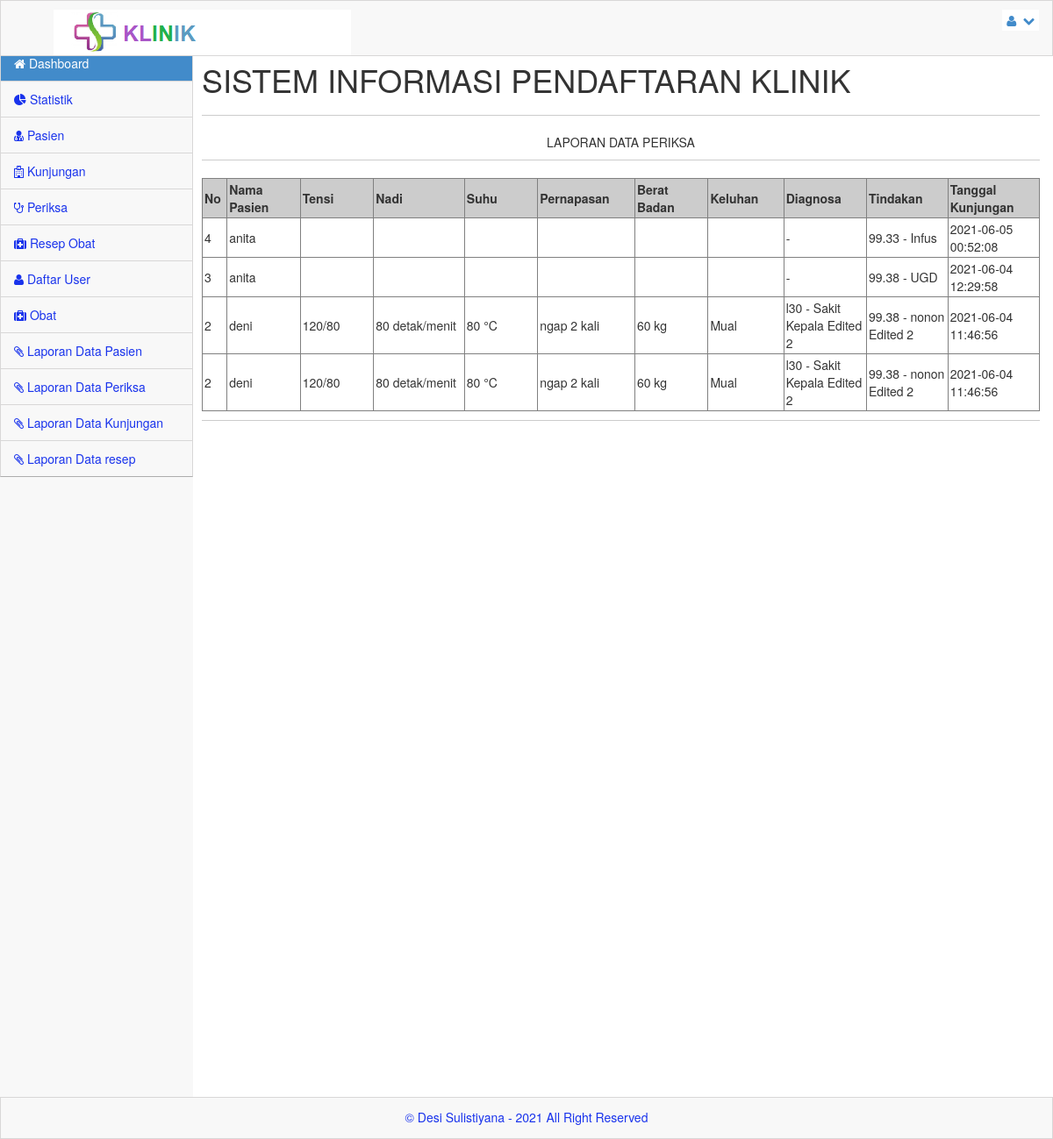
Page /admin/index.php?menu=laporanperiksa (signed in) on the earlier database version.
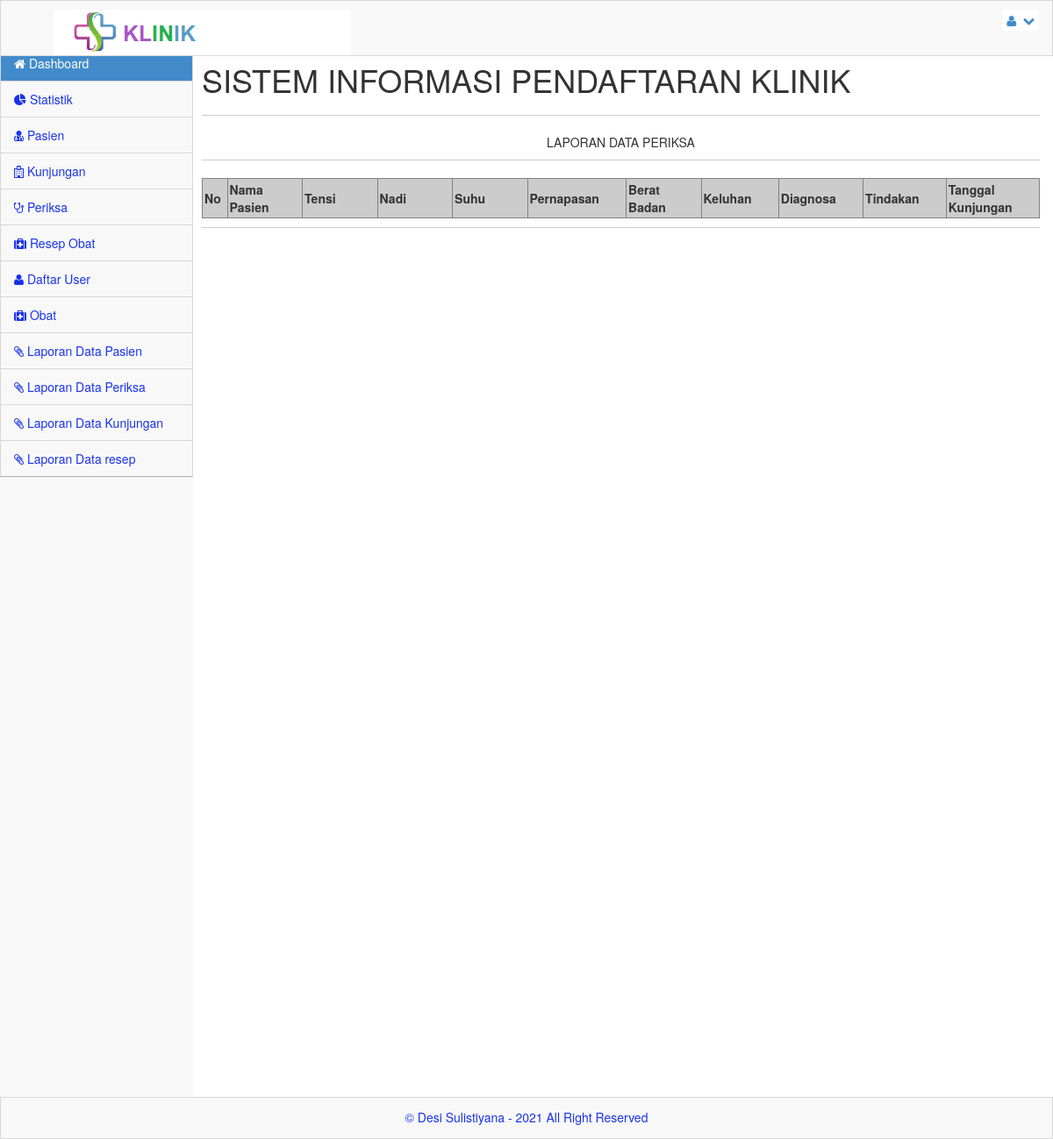
Same page on the later database version.
### tables this page shows
CREATE TABLE `periksa` (
  `id_periksa` int(10) NOT NULL,
  `no_kunjungan` int(10) NOT NULL,
  `tensi` varchar(20) DEFAULT NULL,
  `nadi` varchar(20) DEFAULT NULL,
  `suhu` varchar(20) DEFAULT NULL,
  `napas` varchar(20) DEFAULT NULL,
  `bb` varchar(20) DEFAULT NULL,
  `keluhan` text DEFAULT NULL,
  `kd_diagnosa` varchar(20) DEFAULT NULL,
  `kd_tindakan` varchar(10) DEFAULT NULL,
  `created_at` timestamp NULL DEFAULT current_timestamp(),
  `update_at` timestamp NULL DEFAULT current_timestamp(),
  `daleted_at` timestamp NULL DEFAULT NULL
);

CREATE TABLE `tindakan` (
  `kd_tindakan` int(11) NOT NULL,
  `id_periksa` int(10) DEFAULT NULL,
  `nm_tindakan` varchar(300) DEFAULT NULL,
  `ket` text DEFAULT NULL,
  `created_at` timestamp NULL DEFAULT current_timestamp(),
  `updated_at` timestamp NULL DEFAULT current_timestamp(),
  `deleted_at` timestamp NULL DEFAULT NULL
);

CREATE TABLE `pasien` (
  `no_rm` varchar(11) NOT NULL,
  `nm_pasien` varchar(300) NOT NULL,
  `j_kel` varchar(100) NOT NULL,
  `agama` varchar(100) NOT NULL,
  `alamat` varchar(300) NOT NULL,
  `tgl_lhr` date NOT NULL,
  `ktp` varchar(16) NOT NULL,
  `no_tlp` varchar(12) NOT NULL,
  `nm_kel` varchar(20) NOT NULL,
  `hub_kel` varchar(100) NOT NULL
);

CREATE TABLE `diagnosa` (
  `id_diag` int(11) NOT NULL,
  `kd_diag` varchar(30) DEFAULT NULL,
  `id_periksa` int(10) DEFAULT NULL,
  `nm_diag` varchar(300) DEFAULT NULL,
  `created_at` timestamp NULL DEFAULT current_timestamp(),
  `updated_at` timestamp NULL DEFAULT current_timestamp(),
  `deleted_at` timestamp NULL DEFAULT NULL
);

### admin/laporanperiksa.php (the view, shortened to what this page needs)
<html>
<body onLoad="window.print();" >
	<?php
	$row = 20;
	$hal = isset($_GET['hal']) ? $_GET['hal'] : 0;
	?>
	<p align="center" size="25px">LAPORAN DATA PERIKSA</p>
	<hr>
	<table width="100%" cellspacing="0" cellpadding="2" border="1px" class="style1">
		<tr>
			<th width="1%" align="center" bgcolor="#CCCCCC">No</th>
			<th width="6%" align="center" bgcolor="#CCCCCC">Nama Pasien</th>
			<th width="6%" align="center" bgcolor="#CCCCCC">Tensi</th>
			<th width="6%" align="center" bgcolor="#CCCCCC">Nadi</th>
			<th width="6%" align="center" bgcolor="#CCCCCC">Suhu</th>
			<th width="6%" align="center" bgcolor="#CCCCCC">Pernapasan</th>
			<th width="6%" align="center" bgcolor="#CCCCCC">Berat Badan</th>
			<th width="6%" align="center" bgcolor="#CCCCCC">Keluhan</th>
			<th width="6%" align="center" bgcolor="#CCCCCC">Diagnosa</th>
			<th width="6%" align="center" bgcolor="#CCCCCC">Tindakan</th>
			<th width="6%" align="center" bgcolor="#CCCCCC">Tanggal Kunjungan</th>
		</tr>
		<?php
		$periksaSql = "SELECT * FROM periksa LEFT JOIN diagnosa ON diagnosa.id_periksa = periksa.id_periksa LEFT JOIN tindakan ON tindakan.id_periksa = periksa.id_periksa ORDER BY periksa.id_periksa DESC LIMIT $hal, $row";
		$periksaQry = mysqli_query($server,$periksaSql )  or die("Query periksa salah : " . mysqli_error());
		while ($periksa = mysqli_fetch_array($periksaQry)) {
		?>
			<tbody>
				<tr>
					<td><?php echo $periksa['id_periksa']; ?></td>
					<td><?php
					$pas = "SELECT * FROM kunjungan LEFT JOIN pasien ON pasien.no_rm=kunjungan.no_rm WHERE no_kunjungan = '".$periksa["no_kunjungan"]."'";
					$pasDb = mysqli_query($server,$pas) or die("Query Error get pasien".mysqli_error());
					$pasien = mysqli_fetch_assoc($pasDb);
					echo $pasien['nm_pasien']; ?></td>
					<td><?php echo $periksa['tensi']; ?></td>
					<td><?php echo $periksa['nadi']; ?></td>
					<td><?php echo $periksa['suhu']; ?></td>
					<td><?php echo $periksa['napas']; ?></td>
					<td><?php echo $periksa['bb']; ?></td>
					<td><?php echo $periksa['keluhan']; ?></td>
					<td><?php echo($periksa["kd_diag"]." - ".$periksa["nm_diag"]); ?></td>
					<td><?php echo($periksa["nm_tindakan"]." - ".$periksa["ket"]); ?></td>
					<td><?php echo $periksa['created_at']; ?></td>
				</tr>
			</tbody>
		<?php } ?>
	</table>
</body>
</html>

### admin/index.php (shortened to what this page needs)
<?php
if($_SESSION["user"]!="" && $_SESSION["pass"]!=""){
?>
<!DOCTYPE html>
<html lang="en">
<head>
    <link rel="stylesheet" href="https://cdnjs.cloudflare.com/ajax/libs/font-awesome/4.7.0/css/font-awesome.css" />
    <link rel="stylesheet" href="../css/bootstrap.css" />
    <link rel="stylesheet" href="../css/main.css" />
    <link rel="stylesheet" href="../css/theme.css" />
    <link rel="stylesheet" href="../css/MoneAdmin.css" />
    <link rel="stylesheet" href="../css/font-awesome.css" />
	<link rel="stylesheet" href="../css/datepicker.css" />
</head>
<body class="padTop53">
	<div id="wrap">
		 <?php include_once("menu_atas.php");?>
         <?php if($_SESSION["role"]=="admin"){
             include_once("menu_admin.php");
         }else{
            include_once("menu_dokter.php");
         }
         ?>
	</div>
		 <?php include_once("footer.php");?>
</body>
<?php
}else{
	header("Location:../index.php");
}
?>

### admin/menu_atas.php (shortened to what this page needs)
<div id="top">
			<nav class="navbar navbar-inverse navbar-fixed-top " style="padding-top: 10px;">
                <header class="navbar-header">
                    <a href="index.php" class="navbar-brand">
                    <img src="../img/klinik.png" alt="" /></a>
                </header>
                <ul class="nav navbar-top-links navbar-right">
                    <li class="dropdown">
                        <a class="dropdown-toggle" data-toggle="dropdown" href="#">
                            <i class="icon-user "></i>&nbsp; <i class="icon-chevron-down "></i>
                        </a>
                    </li>
                </ul>
            </nav>
		</div>

### admin/menu_admin.php (shortened to what this page needs)
     <div id="left">
          <ul id="menu" class="collapse">
              <li class="panel active"><a href="index.php"><i class="icon-home"></i> Dashboard</a></li>
              <li><a href="?menu=statistic"><i class="fa fa-pie-chart "></i> Statistik</a></li>
		<li><a href="?menu=pasien"><i class="icon-user-md "></i> Pasien</a></li>
		<li><a href="?menu=kunjungan"><i class="icon-hospital"></i> Kunjungan</a></li>
              <li><a href="?menu=periksa"><i class="icon-stethoscope "></i> Periksa</a></li>
		<li><a href="?menu=resep_obat"><i class="icon-medkit"></i> Resep Obat</a></li>
		<li><a href="?menu=user"><i class="icon-user "></i> Daftar User</a></li>
              <li><a href="?menu=obat"><i class="icon-medkit"></i> Obat</a></li>
		<li><a href="?menu=laporanpasien"><i class="icon-paper-clip"></i> Laporan Data Pasien</a></li>
              <li><a href="?menu=laporanperiksa"><i class="icon-paper-clip"></i> Laporan Data Periksa</a></li>
              <li><a href="?menu=laporankunjungan"><i class="icon-paper-clip"></i> Laporan Data Kunjungan</a></li>
              <li><a href="?menu=laporanresep"><i class="icon-paper-clip"></i> Laporan Data resep</a></li>
          </ul>
      </div>
<div id="content">
          <div class="inner">
              <div class="row">
                  <div class="col-lg-12">
				<h1>SISTEM INFORMASI PENDAFTARAN KLINIK</h1>
                  </div>
              </div>
              <hr/>
               <div class="row">
                  <div class="col-lg-12">
				<?php
				if($_GET["menu"]){
					include_once("load.php");
				}
				?>
			</div>
              </div>
              <hr />
          </div>
      </div>

### admin/load.php
<?php
if($_GET["menu"]){
	include_once($_GET["menu"].".php");
}
?>

### admin/footer.php
<div id="footer">
        <p>&copy;  Desi Sulistiyana  - <?php echo date("Y");?> All Right Reserved </p>
</div>

### css/main.css (style rules this page uses)
#wrap { margin: 0 auto; }
#footer { height: 48px; background-color: #222222; }
@media (min-width: 768px) { html, body { height: 100%; } }
@media (min-width: 768px) { #wrap { height: auto !important; height: 100%; min-height: 100%; padding: 0 0 48px; margin-bottom: -48px; } }
body.padTop53 { padding-top: 75px; overflow: visible; }
@media (min-width: 802px) { body.padTop53 { padding-top: 51px; } }
#wrap:before, #top:before, .head:before, #footer:before, #wrap:after, #top:after, .head:after, #footer:after { display: table; content: " "; }
#wrap:after, #top:after, .head:after, #footer:after { clear: both; }
#wrap { background-color: #f8f8f8; }
@media (min-width: 768px) { #left { position: relative; float: left; width: 100px; } }
@media (min-width: 768px) { #content { margin-left: 100px; } }
@media (min-width: 768px) { #left { margin-bottom: -10px; } }
@media (min-width: 992px) { #left { width: 220px; } }
@media (min-width: 992px) { #content { margin-left: 220px; } }
#top .navbar { margin-bottom: 0; border:1px solid rgb(216, 215, 215); background-color:#f8f8f8; }
#top .navbar-brand { padding: 0; }
#menu { position: relative; overflow: hidden; border-right:1px solid rgb(216, 215, 215); border-left:1px solid rgb(216, 215, 215); background-color:#f8f8f8; border-bottom: 1px solid rgba(0, 0, 0, 0.3); -webkit-box-shadow: 0 1px 0 rgba(255, 255, 255, 0.05); box-shadow: 0 1px 0 rgba(255, 255, 255, 0.05); }
#menu, #menu ul { padding: 0; margin: 0; list-style: none; }
@media (min-width: 768px) { #menu.collapse { display: inherit !important; } }
#menu > li { position: relative; display: block; margin: 0; border-width: 0; border-radius: 0; }
#menu > li > a { position: relative; display: block; padding: 10px 15px; color: #1933EC; border-top:1px solid rgb(216, 215, 215); }
#menu > li.active > a { color: #fff; background-color: #428bca; }
#menu > li.panel { background-color: transparent; }
#menu li > a { text-decoration: none; }
#menu > li.active > a { position: relative; }
@media (min-width: 768px) { .mini-sidebar #menu > li > a, #menu > li > a { text-align: center; } }
@media (min-width: 768px) { .mini-sidebar #menu > li > a > i, #menu > li > a > i { display: block; font-size: 20px; } }
@media (min-width: 768px) { #menu:after, .mini-sidebar #menu:after { position: absolute; top: 0; right: 0; bottom: 0; left: 0; display: block; width: 0; -webkit-box-shadow: 97px 1px 5px 2px rgba(0, 0, 0, 0.6); box-shadow: 97px 1px 5px 2px rgba(0, 0, 0, 0.6); } }
@media (min-width: 992px) { #menu > li > a { text-align: left; } }
@media (min-width: 992px) { #menu > li > a > i { display: inline; font-size: 14px; } }
@media (min-width: 992px) { #menu:after { -webkit-box-shadow: 217px 1px 5px 2px rgba(0, 0, 0, 0.6); box-shadow: 217px 1px 5px 2px rgba(0, 0, 0, 0.6); } }
#content { -webkit-transition: margin 0.4s; transition: margin 0.4s; }
.inner { position: relative; min-height: 1px; padding-right: 15px; padding-left: 10px; background: #fff; border: 0px solid #e4e4e4; min-height:1200px; }
@media (min-width: 768px) { .inner { float: left; width: 100%; } }
.inner .row { margin-right: -15px; margin-left: -15px; }
#footer { margin: 0 auto; color: #1933EC; background-color:#f8f8f8; border:1px solid rgb(216, 215, 215); }
#footer p { padding: 12px 0 0; text-align: center; }
.inner hr { margin-top: 10px; border-top-color: #ccc; }

### css/MoneAdmin.css (style rules this page uses)
body { background-color: #f8f8f8; }
.navbar-top-links li { display: inline-block; }
.navbar-top-links li:last-child { margin-right: 15px; }
.navbar-top-links li a { padding: 15px; padding:2px 5px 2px 5px; background-color:white; }

Differences in the rows shown:
removed periksa: tindakan.id_periksa "4", pasien.nm_pasien "anita", tindakan.nm_tindakan "99.33", tindakan.ket "Infus", tindakan.created_at "2021-06-05 00:52:08"
removed periksa: tindakan.id_periksa "3", pasien.nm_pasien "anita", tindakan.nm_tindakan "99.38", tindakan.ket "UGD", tindakan.created_at "2021-06-04 12:29:58"
removed periksa: tindakan.id_periksa "2", pasien.nm_pasien "deni", tensi "120/80", nadi "80 detak/menit", suhu "80 °C", napas "ngap 2 kali", bb "60 kg", keluhan "Mual", diagnosa.kd_diag "l30", diagnosa.nm_diag "Sakit Kepala Edited 2", tindakan.nm_tindakan "99.38", tindakan.ket "nonon Edited 2", tindakan.created_at "2021-06-04 11:46:56"
